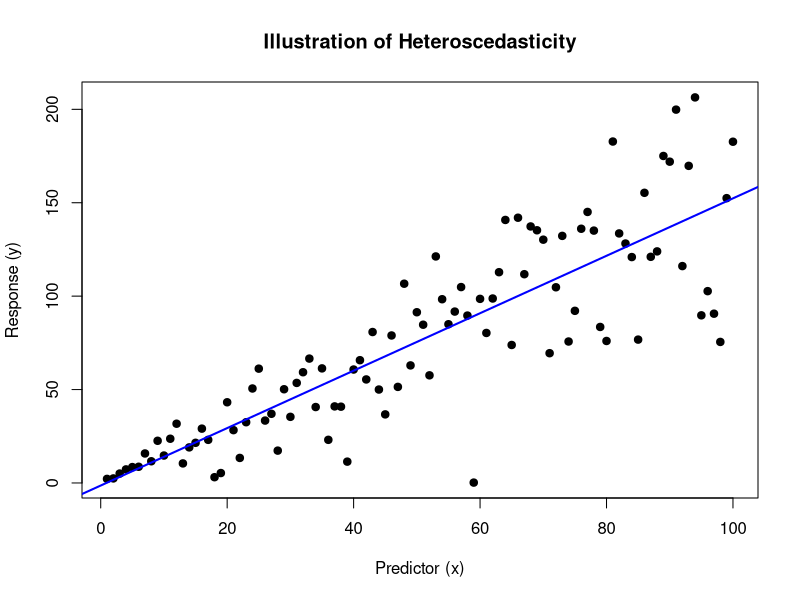

R code for this plot:
## ---- chunk 1
knitr::opts_chunk$set(warning = FALSE, message = FALSE) 
## ---- chunk 2
set.seed(42)
# Generate heteroscedastic data
x <- 1:100
y <- 1.5 * x + rnorm(100, sd = .5 * x)  # Increasing variance

# Fit OLS model
ols_model <- lm(y ~ x)

# Plot the data and OLS fit
plot(x, y, main = "Illustration of Heteroscedasticity", xlab = "Predictor (x)", ylab = "Response (y)", pch = 19)
abline(ols_model, col = "blue", lwd = 2)
## ---- chunk 3
library(sandwich)
library(lmtest)

# Calculate robust standard errors
robust_se <- coeftest(ols_model, vcov = vcovHC(ols_model, type = "HC1"))

robust_se
## ---- chunk 4
# Calculate robust standard errors (HC1)
robust_se <- coeftest(ols_model, vcov = vcovHC(ols_model, type = "HC1"))
